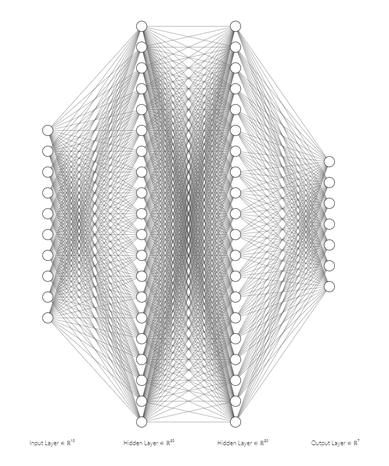
#> input picture src/guess_schema.png, 389 x 466 px, shrunk from 746 x 895 before the run; the run also reads 2 pictures not shown here
$ jupyter execute --allow-errors Main.ipynb   (shell and % lines are left out)
#> lines starting #> are read from the running program, lines starting #| are printed output that depends on the picture
# CSE2530 Computational Intelligence
## Assignment 1: Artificial Neural Networks

<div style="background-color:#f1be3e">

_Fill in your group number **from Brightspace**, names, and student numbers._

|    Group   |           25          |
|------------|----------------------|
| Antonio Lupu  |        5677211       |
| Eve Smura  |        5815592|
| Jannes Kelso  |        5531543       |
| Maria Cristescu  |        5704502       |

#### Imports

[cell 1]
# You may only use numpy to implement your neural network
# You are not allowed to use scikit-learn, other than for Section 1.6.
# You are also not allowed to use Pytorch, Tensorflow, and similar machine learning frameworks.
# You can make use of any other libraries for miscellaneous functions, e.g. to create the visual aids.

# Put all of your imports in this code block
import numpy as np
import sys
import matplotlib.pyplot as plt
import matplotlib.image as mpimg

#### Loading the data

#> (a cell that did not finish here is left out)

## 1 Questions
### 1.2 Architecture
#### Question 1:

[cell 3]
# Put your code for Question 1 here
class Perceptron:
    # Weights: the weights for each input feature
    # Bias: Single bias value
    # Alpha: The rate of training
    # Step: The actiovation function, by default just >=0 returns 1
    def __init__(self, weights: np.ndarray, bias: float=0, alpha: float=0.1, step=None):
        self.weights = weights
        self.bias = bias
        self.alpha = alpha
        if step: self.step = step
        else: self.step = self.defaultStep

    # Default activation function with >=0 returning 1
    def defaultStep(self, n):
        if n >= 0: return 1
        return 0

    # Classify a data point
    def classify(self, features: np.ndarray):
        z = self.weights.T @ features + self.bias

        return self.step(z)

    # Train once on a data point
    def train(self, features: np.ndarray, target: int):
        y = self.classify(features)
        loss = target - y

        # Adjust weights and bias
        self.weights = self.weights + (self.alpha * features * loss)
        self.bias = self.bias + (self.alpha * loss)

        return loss

    # Train the perceptron until the threshold is met or max_iter is reached.
    # Continually updates weights and biases
    # Returns final losses
    def train_fully(self, features: np.ndarray, targets: int, threshold: float, max_iter: int=100):
#> called with features = array of shape (4, 2), targets = array of shape (4,), threshold = 0.1, max_iter = 100
        loss = sys.maxsize
        iter = 0
        errors = np.zeros(max_iter)
        weights_over_time = np.zeros((max_iter, self.weights.size))
        bias_over_time = np.zeros(max_iter)

        # Iterate over each epoch
        while loss > threshold and iter < max_iter:
            loss = 0
            # Iterate over each data point
            for feature, target in zip(features, targets):
                # Update weights and biases and compute squared loss
                loss += self.train(feature, target)**2

            loss /= np.sqrt(features.shape[0])
            errors[iter] = loss
            weights_over_time[iter] = self.weights
            bias_over_time[iter] = self.bias
            iter += 1

        return errors[:iter], weights_over_time[:iter], bias_over_time[:iter]

[cell 4]
and_data = np.array([[0, 0, 0],
                [0, 1, 0],
                [1, 0, 0],
                [1, 1, 1]])

or_data = np.array([[0, 0, 0],
                [0, 1, 1],
                [1, 0, 1],
                [1, 1, 1]])

xor_data = np.array([[0, 0, 0],
                [0, 1, 1],
                [1, 0, 1],
                [1, 1, 0]])

Here, we visualize the graphs of the loss over epochs, for each of the AND, OR and XOR perceptron trainings.

[cell 5]
p = Perceptron(np.array([0.5, 0.5]), 1)

# Training and graphing the loss for the AND perceptron
and_errors, and_weights_over_time, and_bias = p.train_fully(and_data[:,0:2], and_data[:,2], 0.1)

# Plot the errors over epochs for the AND Perceptron
plt.plot(and_errors)
plt.xlabel("Epoch")
plt.ylabel("Loss")
plt.title("AND Perceptron Loss")
plt.show()
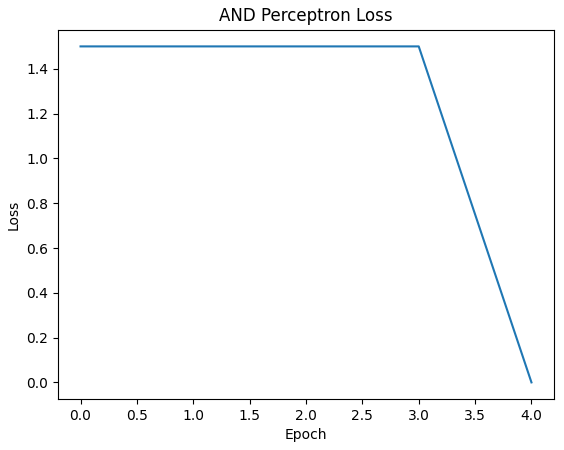
#> figure drawn by matplotlib, 1 panel

#Plot the change in weights and bias over epochs for the AND Perceptron
plt.plot(and_weights_over_time, label = 'Weights')
plt.plot(and_bias, label = 'Bias')
plt.xlabel("Epoch")
plt.ylabel("Value")
plt.title("AND Weights and Bias Change")
plt.legend()
plt.show()
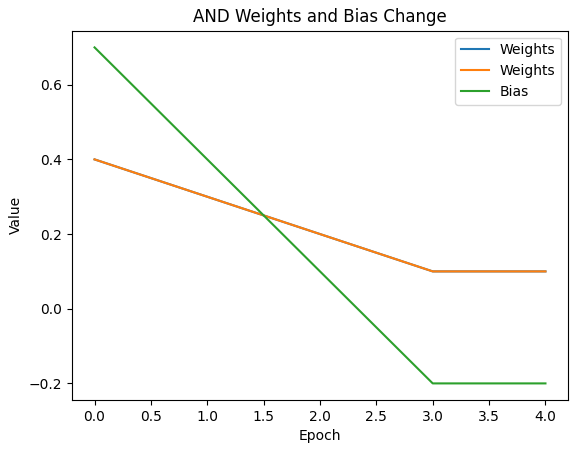
#> figure drawn by matplotlib, 1 panel

# Training and graphing the loss for the OR perceptron
p = Perceptron(np.array([0.5, 0.5]), 1)
or_errors, or_weights_over_time, or_bias = p.train_fully(or_data[:,0:2], or_data[:,2], 0.1)
# Plot the error over epochs for the OR perceptron
plt.plot(or_errors)
plt.xlabel("Epoch")
plt.ylabel("Loss")
plt.title("OR Perceptron Loss")
plt.show()
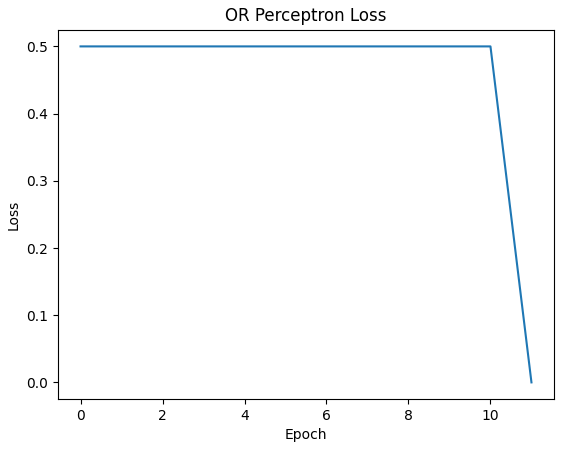
#> figure drawn by matplotlib, 1 panel; curve peaks at x = 0, y = 0.5
# Plot the change in weights and bias over epochs for the OR perceptron
plt.plot(or_weights_over_time, label = 'Weights')
plt.plot(or_bias, label = 'Bias')
plt.xlabel("Epoch")
plt.ylabel("Value")
plt.title("OR Weights and Bias Change")
plt.legend()
plt.show()
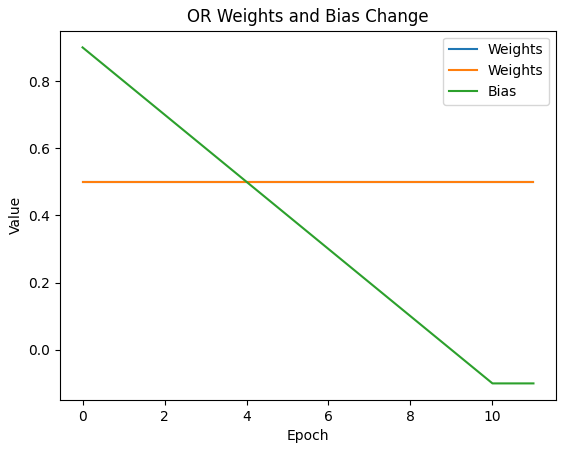
#> figure drawn by matplotlib, 1 panel; curve peaks at x = 0, y = 0.9

# Training and graphing the loss for the XOR perceptron
p = Perceptron(np.array([0.5, 0.5]), 1)
xor_errors, xor_weights_over_time, xor_bias = p.train_fully(xor_data[:,0:2], xor_data[:,2], 0.1)

#Plot the error over epochs for the XOR perceptron
plt.plot(xor_errors)
plt.xlabel("Epoch")
plt.ylabel("Loss")
plt.title("XOR Perceptron Loss")
plt.show()
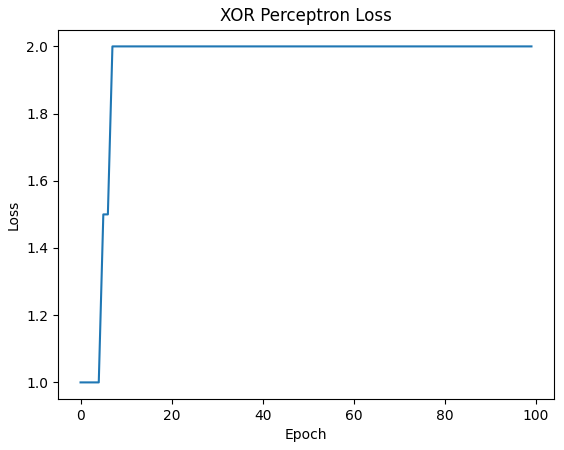
#> figure drawn by matplotlib, 1 panel; curve peaks at x = 7, y = 2

#Plot the change in weights and bias over epochs for the OR perceptron
plt.plot(xor_weights_over_time, label = 'Weights')
plt.plot(xor_bias, label = 'Bias')
plt.xlabel("Epoch")
plt.ylabel("Value")
plt.title("XOR Weights and Bias Change")
plt.legend()
plt.show()

<div style="background-color:#f1be3e">

As can be seen above, the AND and OR perceptrons achieve good results quite quickly - the weights and the bias adjust themselves correctly, and they finally reach a loss of 0. In contrast, the XOR perceptron is not able to get below a loss of 2.
The plots of the perceptron losses are meant to show the loss change over time, and the weights and bias change plots are meant to give further insight into why the loss behaves the way it does.

#### Question 2

<div style="background-color:#f1be3e">

In the classification task described, we would need 10 neurons since we have 10 features in our sample set.
Having one input neuron for each feature allows the neural network to directly receive and process the information contained in each feature, and it will allow the backpropagation to change the weights ("importance") of each feature, later on.

#### Question 3

<div style="background-color:#f1be3e">

We would need 7 output neurons, since we want to classify the data into 7 distinct classes (as can be seen in the "targets.txt" file).
Having 7 output neurons, one for each target class, would allow the neural network to output a probability distribution across the 7 classes, with each neuron representing the likelihood of the input belonging to its corresponding class.

#### Question 4

<div style="background-color:#f1be3e">

According to various online resources 2 or 3 hidden layers should be enough given a smaller data set so we will go with 2 for now. The number of nodes in each layer might be around 20 in order to give the network enough room to properly introduce non-linearities and find patterns.

#### Question 5

<div style="background-color:#f1be3e">

Since we have a multiclass classification problem with mutually exclusive labels (because we cannot have objects that are in two or more classes at once, for example fruit and candy at the same time) we will use the "softmax" activation function, as this is the best fit.

#### Question 6

[cell 6]
# Created using this tool: https://alexlenail.me/NN-SVG/index.html

plt.figure(figsize = (15,15))
plt.imshow(mpimg.imread("guess_schema.png"))
#> (the rest of the program and of its run is left out)
